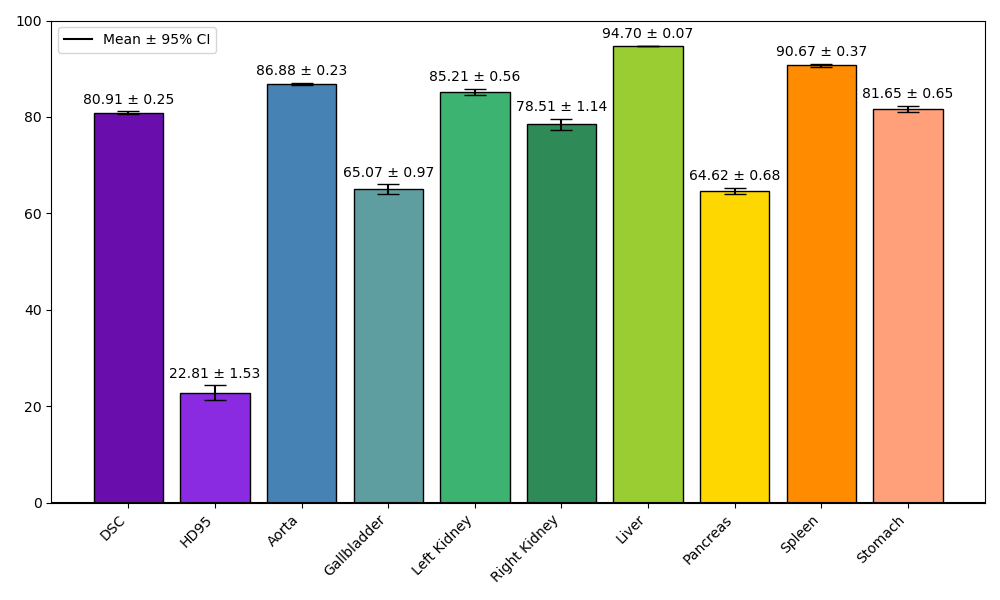

Here is the Python script that generated this plot:
import numpy as np
import matplotlib.pyplot as plt
from matplotlib import cm

# 你提供的表格数据
data = {
    'DSC': [80.49, 81.58, 81.13, 80.55, 81.31, 81.10, 81.33, 80.64, 81.01, 80.61, 81.50, 79.81, 81.75, 80.55, 80, 81.92, 80.66, 80.35, 81.44, 80.51],
    'HD95': [21.18, 19.42, 16.05, 23.74, 19.57, 20.36, 24.6, 28.23, 25.07, 25.06, 21.31, 22.78, 18.87, 25.02, 27.54, 16.15, 26.03, 24.09, 23.55, 27.63],
    'Aorta': [86.53, 87.44, 87.61, 88.08, 86.88, 86.85, 85.92, 86.44, 86.51, 86.24, 86.24, 87.24, 86.90, 86.98, 86.74, 86.49, 87.15, 86.81, 86.88, 87.60],
    'Gallbladder': [65.35, 66.93, 65.40, 61.48, 63.58, 64.36, 70.82, 63.16, 64.83, 65.07, 64.46, 66.2, 67.2, 62.38, 68.35, 65.42, 63.07, 65.54, 61.64, 66.07],
    'Left Kidney': [85.49, 84.83, 85.81, 83.66, 85.16, 86.45, 85.24, 85.00, 84.88, 84.08, 86.34, 84.02, 87.59, 86.14, 83.55, 86.79, 86.04, 83.46, 86.84, 82.73],
    'Right Kidney': [77.67, 80.75, 78.65, 78.45, 82.11, 79.46, 76.68, 79.54, 78.38, 78.88, 80.55, 78.31, 81.55, 78.28, 73.14, 82.16, 77.38, 74.29, 80.94, 73.05],
    'Liver': [94.78, 94.64, 94.85, 94.78, 94.50, 94.46, 94.75, 94.50, 94.82, 94.63, 95.02, 94.40, 94.96, 94.83, 94.75, 94.80, 94.61, 94.66, 94.52, 94.64],
    'Pancreas': [62.2, 65.02, 66.17, 63.91, 65.92, 64.40, 64.11, 61.85, 66.25, 63.07, 64.35, 63.25, 65.72, 62.61, 63.69, 67.07, 65.14, 64.13, 67.43, 66.02],
    'Spleen': [90.86, 91.17, 89.62, 91.25, 91.19, 91.43, 90.40, 91.40, 90.35, 90.56, 91.23, 88.27, 89.41, 91.62, 89.92, 90.56, 90.46, 90.75, 92.02, 90.94],
    'Stomach': [81.06, 81.82, 80.96, 82.78, 81.15, 81.4, 82.7, 83.23, 82.1, 82.34, 83.77, 76.80, 80.69, 81.52, 79.77, 82.09, 81.42, 83.18, 81.28, 83.03]
}

# 计算均值和标准差
mean = {key: np.mean(value) for key, value in data.items()}
std = {key: np.std(value) for key, value in data.items()}
n = len(data['DSC'])  # 数据点数量

# 计算标准误差和95%的置信区间
se = {key: std[key] / np.sqrt(n) for key in data}
ci = {key: 1.96 * se[key] for key in data}


# 使用柔和的 Pastel1 调色板
colors = [
    '#6a0dad',  # 紫色
    '#8a2be2',  # 蓝紫色
    '#4682b4',  # 蓝色
    '#5f9ea0',  # 蓝绿色
    '#3cb371',  # 绿色
    '#2e8b57',  # 深绿色
    '#9acd32',  # 黄绿色
    '#ffd700',  # 金色
    '#ff8c00',  # 橙色
    '#ffa07a',  # 淡橙色
]

# 绘制带误差棒的图
labels = list(data.keys())
means = list(mean.values())
errors = list(ci.values())
plt.figure(figsize=(10, 6))
bars = plt.bar(labels, means, yerr=errors, capsize=9, color=colors, edgecolor='black')

# 设置y轴范围为0到100
plt.ylim(0, 100)

# 添加数据标签
for i, bar in enumerate(bars):
    plt.text(bar.get_x() + bar.get_width() / 2, bar.get_height() + errors[i] + 1,
             f'{means[i]:.2f} ± {errors[i]:.2f}', ha='center', va='bottom', fontsize=10)
# 在图形左上角添加误差棒代表的意义
plt.axhline(color='black', linestyle='-', label=f'Mean ± 95% CI')
plt.legend(loc='upper left')

plt.xticks(rotation=45, ha='right')
plt.tight_layout()
plt.savefig('./errorbar_synapse.png')